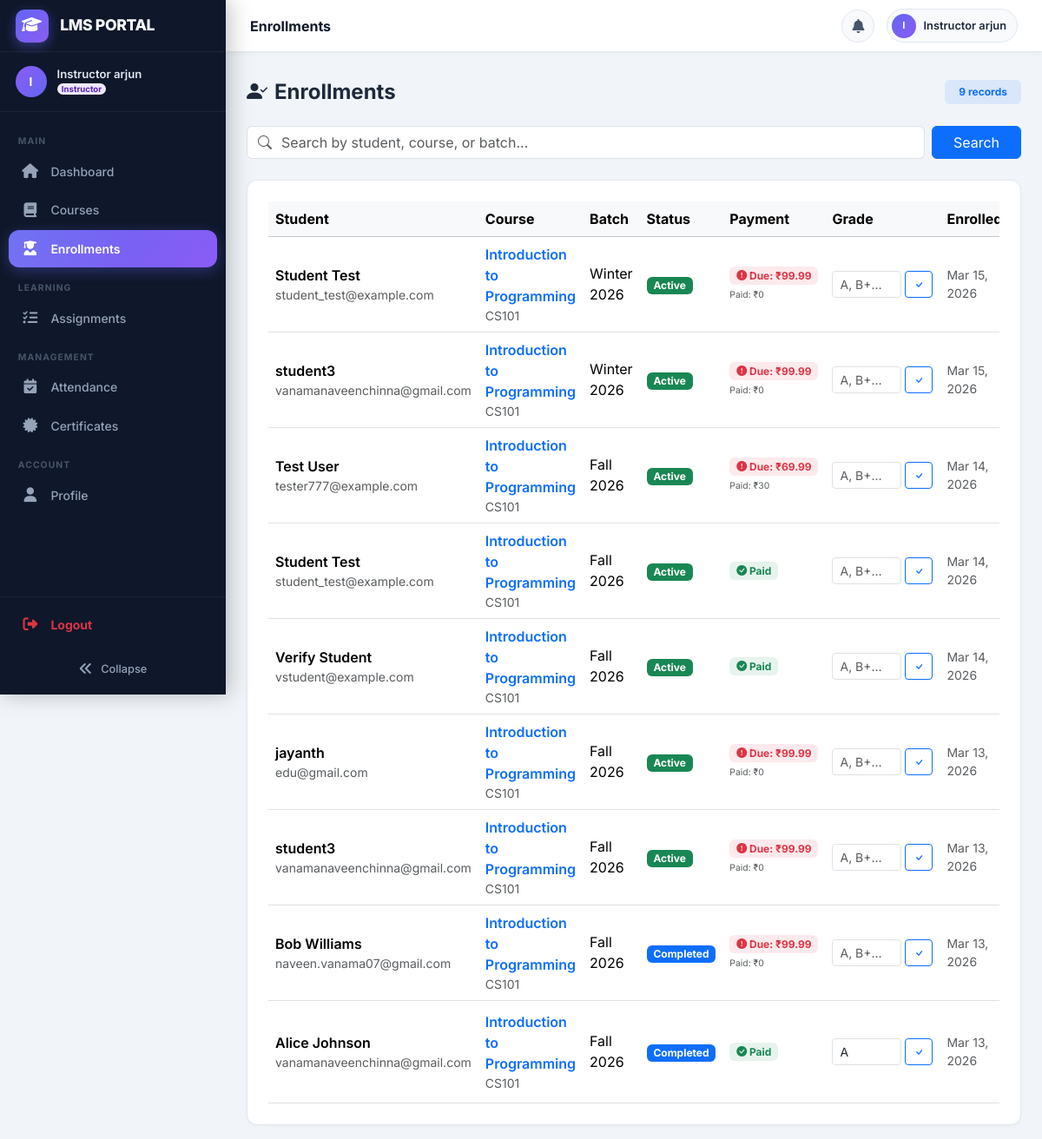
/enrollments/ (signed in), run on the app's committed database.
### users/models.py (models this page shows, shortened)
class CustomUser(AbstractUser):
    class Role(models.TextChoices):
        ADMIN = 'admin', 'Admin'
        INSTRUCTOR = 'instructor', 'Instructor'
        STUDENT = 'student', 'Student'
    role = models.CharField(
        max_length=20,
        choices=Role.choices,
        default=Role.STUDENT,
    )
    phone = models.CharField(max_length=20, blank=True)
    profile_picture = models.ImageField(
        upload_to='profile_pictures/', blank=True, null=True
    )
    bio = models.TextField(blank=True)
    date_of_birth = models.DateField(null=True, blank=True)
    otp = models.CharField(max_length=6, blank=True, null=True)
    otp_expiry = models.DateTimeField(null=True, blank=True)
    class Meta:
        verbose_name = 'User'
        verbose_name_plural = 'Users'
    @property
    def is_admin_role(self):
        return self.role == self.Role.ADMIN
    @property
    def is_instructor(self):
        return self.role == self.Role.INSTRUCTOR
    @property
    def is_student(self):
        return self.role == self.Role.STUDENT

### enrollments/models.py (models this page shows, shortened)
class Enrollment(models.Model):
    class Status(models.TextChoices):
        ACTIVE = 'active', 'Active'
        DROPPED = 'dropped', 'Dropped'
        COMPLETED = 'completed', 'Completed'
        WAITLISTED = 'waitlisted', 'Waitlisted'
        PENDING_PAYMENT = 'pending_payment', 'Pending Payment'
        PENDING_APPROVAL = 'pending_approval', 'Pending Approval'
    student = models.ForeignKey(
        settings.AUTH_USER_MODEL,
        on_delete=models.CASCADE,
        related_name='enrollments',
        limit_choices_to={'role': 'student'},
    )
    batch = models.ForeignKey(
        Batch,
        on_delete=models.CASCADE,
        related_name='enrollments',
    )
    status = models.CharField(max_length=20, choices=Status.choices, default=Status.ACTIVE)
    enrolled_at = models.DateTimeField(auto_now_add=True)
    grade = models.CharField(max_length=5, blank=True)   # e.g. A, B+, 85
    class Meta:
        unique_together = ('student', 'batch')
        ordering = ['-enrolled_at']
    @property
    def total_paid(self):
        from django.db.models import Sum
        result = self.payments.filter(status='completed').aggregate(total=Sum('amount'))['total']
        return result or 0
    @property
    def balance_due(self):
        return self.batch.course.price - self.total_paid
    @property
    def is_paid(self):
        return self.balance_due <= 0

### courses/models.py (models this page shows, shortened)
class Batch(models.Model):
    course = models.ForeignKey(Course, on_delete=models.CASCADE, related_name='batches')
    name = models.CharField(max_length=100)          # e.g. "Batch A", "Jan 2025"
    start_date = models.DateField()
    end_date = models.DateField()
    max_students = models.PositiveIntegerField(default=30)
    created_at = models.DateTimeField(auto_now_add=True)
    class Meta:
        ordering = ['-start_date']
        verbose_name_plural = 'Batches'

class Course(models.Model):
    class Status(models.TextChoices):
        ACTIVE = 'active', 'Active'
        INACTIVE = 'inactive', 'Inactive'
        ARCHIVED = 'archived', 'Archived'
    title = models.CharField(max_length=200)
    code = models.CharField(max_length=20, unique=True)
    description = models.TextField(blank=True)
    instructor = models.ForeignKey(
        settings.AUTH_USER_MODEL,
        on_delete=models.SET_NULL,
        null=True,
        related_name='courses_teaching',
        limit_choices_to={'role__in': ['instructor', 'admin']},
    )
    status = models.CharField(max_length=20, choices=Status.choices, default=Status.ACTIVE)
    thumbnail = models.ImageField(upload_to='course_thumbnails/', blank=True, null=True)
    credits = models.PositiveSmallIntegerField(default=3)
    price = models.DecimalField(max_digits=10, decimal_places=2, default=0.00)
    auto_revision_enabled = models.BooleanField(default=True)
    created_at = models.DateTimeField(auto_now_add=True)
    updated_at = models.DateTimeField(auto_now=True)
    class Meta:
        ordering = ['-created_at']

### enrollments/views.py (the view, shortened to what this page needs)
# urls.py: path('', views.enrollment_list, name='list'),
@login_required
def enrollment_list(request):
    query = request.GET.get('q', '')
    if request.user.is_student:
        enrollments = Enrollment.objects.filter(
            student=request.user
        ).select_related('batch__course', 'batch__course__instructor', 'certificate')
    elif request.user.is_instructor:
        enrollments = Enrollment.objects.filter(
            batch__course__instructor=request.user
        ).select_related('student', 'batch__course', 'certificate')
    else:
        enrollments = Enrollment.objects.select_related(
            'student', 'batch__course', 'certificate'
        ).order_by('-enrolled_at')
    return render(request, 'enrollments/enrollment_list.html', {
        'enrollments': enrollments,
        'query': query
    })

### templates/enrollments/enrollment_list.html (shortened to what this page needs)
{% extends 'base.html' %}
{% block content %}
<div class="d-flex align-items-center justify-content-between mb-4">
  <h4 class="fw-bold mb-0"><i class="bi bi-person-check-fill me-2"></i>Enrollments</h4>
  <span class="badge bg-primary bg-opacity-10 text-primary px-3 py-2">{{ enrollments|length }} record{{ enrollments|length|pluralize }}</span>
</div>
<div class="mb-4">
  <form method="get" class="d-flex gap-2">
    <div class="input-group">
      <span class="input-group-text bg-white border-end-0"><i class="bi bi-search text-muted"></i></span>
      <input type="text" name="q" value="{{ query }}" class="form-control border-start-0 ps-0" placeholder="Search by student, course, or batch..." aria-label="Search">
    </div>
    <button type="submit" class="btn btn-primary px-4">Search</button>
  </form>
</div>
<div class="page-card">
  <div class="table-responsive">
    <table class="table table-hover align-middle mb-0">
      <thead class="table-light">
        <tr>
          {% if not user.is_student %}<th>Student</th>{% endif %}
          <th>Course</th><th>Batch</th><th>Status</th><th>Payment</th><th>Grade</th><th>Enrolled</th>
        </tr>
      </thead>
      <tbody>
        {% for e in enrollments %}
        <tr>
          {% if not user.is_student %}
          <td>
            <div class="fw-semibold">{{ e.student.get_full_name|default:e.student.username }}</div>
            <div class="text-muted small">{{ e.student.email }}</div>
          </td>
          {% endif %}
          <td>
            <a href="{% url 'courses:detail' e.batch.course.pk %}" class="text-decoration-none fw-semibold">
              {{ e.batch.course.title }}
            </a>
            <div class="text-muted small">{{ e.batch.course.code }}</div>
          </td>
          <td>{{ e.batch.name }}</td>
          <td>
            <span class="badge {% if e.status == 'active' %}bg-success{% elif e.status == 'completed' %}bg-primary{% elif e.status == 'dropped' %}bg-danger{% elif e.status == 'pending_payment' or e.status == 'pending_approval' %}bg-warning text-dark{% else %}bg-secondary{% endif %}">
              {{ e.get_status_display }}
            </span>
          </td>
          <td>
            {% if e.is_paid %}
              <div class="d-flex align-items-center gap-2">
                <span class="badge bg-success bg-opacity-10 text-success"><i class="bi bi-check-circle-fill"></i> Paid</span>
              </div>
            {% elif e.batch.course.price > 0 %}
              {% if user.is_student %}
                <div class="d-flex flex-column gap-1">
                  <a href="{% url 'payments:checkout' e.pk %}" class="btn btn-sm btn-warning py-0 fs-7 fw-bold">Pay Balance &#8377;{{ e.balance_due }}</a>
                  <small class="text-muted" style="font-size: 0.65rem;">Paid: &#8377;{{ e.total_paid }}</small
                </div>
              {% else %}
                <div class="d-flex flex-column">
                  <span class="badge bg-danger bg-opacity-10 text-danger mb-1"><i class="bi bi-exclamation-circle-fill"></i> Due: &#8377;{{ e.balance_due }}</span>
                  <small class="text-muted" style="font-size: 0.65rem;">Paid: &#8377;{{ e.total_paid }}</small>
                </div>
{% endif %}
            {% else %}
              <span class="badge bg-light text-dark border">Free</span>
            {% endif %}
          </td>
          <td>
            {% if not user.is_student %}
            <form method="post" action="{% url 'enrollments:grade_update' e.pk %}" class="d-flex gap-1">
              <input type="text" name="grade" value="{{ e.grade }}" class="form-control form-control-sm" style="width:80px;" placeholder="A, B+&hellip;">
              <button type="submit" class="btn btn-sm btn-outline-primary"><i class="bi bi-check"></i></button>
            </form>
            {% endif %}
          </td>
          <td class="text-muted small">{{ e.enrolled_at|date:"M d, Y" }}</td>
        </tr>
        {% empty %}
        <tr><td colspan="7" class="text-center text-muted py-4">No enrollments found.</td></tr>
        {% endfor %}
      </tbody>
    </table>
  </div>
</div>
{% endblock %}

### templates/base.html (shortened to what this page needs)
<!DOCTYPE html>
<html lang="en">
<head>
  <link href="https://cdn.jsdelivr.net/npm/bootstrap@5.3.2/dist/css/bootstrap.min.css" rel="stylesheet" />
  <link href="https://cdn.jsdelivr.net/npm/bootstrap-icons@1.11.3/font/bootstrap-icons.css" rel="stylesheet" />
  <link rel="stylesheet" href="https://cdnjs.cloudflare.com/ajax/libs/font-awesome/6.5.0/css/all.min.css">
</head>
<body>
  {% if user.is_authenticated %}
  <nav class="sidebar" id="sidebar" role="navigation" aria-label="Main navigation">
    <a href="{% url 'users:dashboard' %}" class="sidebar-brand" tabindex="0">
      <div class="sidebar-brand-icon">
        <i class="fas fa-graduation-cap"></i>
      </div>
      <span class="sidebar-brand-text">LMS PORTAL</span>
    </a>
    <div class="sidebar-user">
      <div class="sidebar-user-avatar">
        {{ user.first_name|first|upper|default:user.username|first|upper }}
      </div>
      <div class="sidebar-user-info">
        <div class="sidebar-user-name">{{ user.get_full_name|default:user.username }}</div>
        <div class="sidebar-user-role">
          <span class="badge badge-role-{{ user.role }} rounded-pill" style="font-size:.6rem;padding:.2em .55em;">
            {{ user.get_role_display }}
          </span>
        </div>
      </div>
    </div>
    <div class="sidebar-content">
      <ul style="list-style:none;padding:0;margin:0;">
        <li class="sidebar-section">Main</li>
        <li class="sidebar-item">
          <a href="{% url 'users:dashboard' %}"
            class="sidebar-link {% if request.resolver_match.url_name == 'dashboard' %}sidebar-active{% endif %}"
            data-tooltip="Dashboard">
            <i class="fas fa-home sidebar-icon"></i>
            <span class="sidebar-label">Dashboard</span>
          </a>
        </li>
        <li class="sidebar-item">
          <a href="{% url 'courses:list' %}"
            class="sidebar-link {% if 'courses' in request.path and 'assignments' not in request.path %}sidebar-active{% endif %}"
            data-tooltip="Courses">
            <i class="fas fa-book sidebar-icon"></i>
            <span class="sidebar-label">Courses</span>
          </a>
        </li>
        <li class="sidebar-item">
          <a href="{% url 'enrollments:list' %}"
            class="sidebar-link {% if 'enrollments' in request.path %}sidebar-active{% endif %}"
            data-tooltip="Enrollments">
            <i class="fas fa-user-graduate sidebar-icon"></i>
            <span class="sidebar-label">Enrollments</span>
          </a>
        </li>
        <li class="sidebar-section">Learning</li>
        {% if user.role == 'instructor' or user.is_admin_role or user.is_superuser %}
        <li class="sidebar-item">
          <a href="{% url 'assignments:instructor_dashboard' %}"
            class="sidebar-link {% if 'assignments' in request.path %}sidebar-active{% endif %}"
            data-tooltip="Assignments">
            <i class="fas fa-tasks sidebar-icon"></i>
            <span class="sidebar-label">Assignments</span>
          </a>
        </li>
        {% endif %}
        {% if not user.is_student %}
        <li class="sidebar-section">Management</li>
        <li class="sidebar-item">
          <a href="{% url 'attendance:manage' %}"
            class="sidebar-link {% if 'attendance' in request.path %}sidebar-active{% endif %}"
            data-tooltip="Attendance">
            <i class="fas fa-calendar-check sidebar-icon"></i>
            <span class="sidebar-label">Attendance</span>
          </a>
        </li>
        <li class="sidebar-item">
          <a href="{% url 'certificates:list' %}"
            class="sidebar-link {% if 'certificates' in request.path %}sidebar-active{% endif %}"
            data-tooltip="Certificates">
            <i class="fas fa-certificate sidebar-icon"></i>
            <span class="sidebar-label">Certificates</span>
          </a>
        </li>
        {% endif %}
        <li class="sidebar-section">Account</li>
        <li class="sidebar-item">
          <a href="{% url 'users:profile' %}"
            class="sidebar-link {% if request.resolver_match.url_name == 'profile' %}sidebar-active{% endif %}"
            data-tooltip="Profile">
            <i class="fas fa-user sidebar-icon"></i>
            <span class="sidebar-label">Profile</span>
          </a>
        </li>
      </ul>
    </div>
    <div class="sidebar-footer">
      {% if request.user.is_authenticated %}
      <ul style="list-style:none;padding:0;margin:0 0 10px 0;">
        <li class="sidebar-item" style="padding:0;">
          <a href="{% url 'users:logout' %}" class="sidebar-link logout-link text-danger" data-tooltip="Logout">
            <i class="fas fa-sign-out-alt sidebar-icon text-danger"></i>
            <span class="sidebar-label fw-bold">Logout</span>
          </a>
        </li>
      </ul>
      {% endif %}
      <button id="sidebarCollapseBtn" title="Toggle sidebar">
        <i class="fas fa-angle-double-left"></i>
        <span class="sidebar-collapse-label">Collapse</span>
      </button>
    </div>
  </nav>
  <div id="main">
    <header id="topbar">
      <div class="topbar-left">
        <span class="topbar-title d-none d-md-block" id="topbarTitle"></span>
      </div>
      <div class="topbar-right">
        <div class="dropdown" id="notificationDropdown">
          <button class="notif-btn" type="button" data-bs-toggle="dropdown" aria-expanded="false"
            aria-label="Notifications">
            <i class="fas fa-bell"></i>
          </button>
        </div>
        <a href="{% url 'users:profile' %}" class="user-chip" title="My Profile">
          <div class="user-chip-avatar">
            {{ user.first_name|first|upper|default:user.username|first|upper }}
          </div>
          <span class="user-chip-name d-none d-sm-block">{{ user.get_full_name|default:user.username }}</span>
        </a>
      </div>
    </header>
    <div class="container-fluid px-4 pt-3">
    </div>
    <div class="container-fluid px-4 py-3 flex-grow-1">
      {% endif %}
      {% block content %}{% endblock %}
      {% if user.is_authenticated %}
    </div>
  </div>
  {% else %}
    {% if not no_container %}</div>{% endif %}
  {% endif %}
</body>
</html>

### data on the page
CustomUser: first_name|first "I", get_full_name "Instructor arjun", role "Instructor"
Enrollment: student.get_full_name "Student Test", student.email "student_test@example.com", batch.course "Introduction to Programming", batch.course.code "CS101", batch.name "Winter 2026", status "Active", balance_due "99.99", total_paid "0", enrolled_at "Mar 15, 2026"
Enrollment: student.get_full_name "student3", student.email "vanamanaveenchinna@gmail.com", batch.course "Introduction to Programming", batch.course.code "CS101", batch.name "Winter 2026", status "Active", balance_due "99.99", total_paid "0", enrolled_at "Mar 15, 2026"
Enrollment: student.get_full_name "Test User", student.email "tester777@example.com", batch.course "Introduction to Programming", batch.course.code "CS101", batch.name "Fall 2026", status "Active", balance_due "69.99", total_paid "30", enrolled_at "Mar 14, 2026"
Enrollment: student.get_full_name "Student Test", student.email "student_test@example.com", batch.course "Introduction to Programming", batch.course.code "CS101", batch.name "Fall 2026", status "Active", shows "Paid", enrolled_at "Mar 14, 2026"
Enrollment: student.get_full_name "Verify Student", student.email "vstudent@example.com", batch.course "Introduction to Programming", batch.course.code "CS101", batch.name "Fall 2026", status "Active", shows "Paid", enrolled_at "Mar 14, 2026"
Enrollment: student.get_full_name "jayanth", student.email "edu@gmail.com", batch.course "Introduction to Programming", batch.course.code "CS101", batch.name "Fall 2026", status "Active", balance_due "99.99", total_paid "0", enrolled_at "Mar 13, 2026"
Enrollment: student.get_full_name "student3", student.email "vanamanaveenchinna@gmail.com", batch.course "Introduction to Programming", batch.course.code "CS101", batch.name "Fall 2026", status "Active", balance_due "99.99", total_paid "0", enrolled_at "Mar 13, 2026"
Enrollment: student.get_full_name "Bob Williams", student.email "naveen.vanama07@gmail.com", batch.course "Introduction to Programming", batch.course.code "CS101", batch.name "Fall 2026", status "Completed", balance_due "99.99", total_paid "0", enrolled_at "Mar 13, 2026"
Enrollment: student.get_full_name "Alice Johnson", student.email "vanamanaveenchinna@gmail.com", batch.course "Introduction to Programming", batch.course.code "CS101", batch.name "Fall 2026", status "Completed", shows "Paid", grade "A", enrolled_at "Mar 13, 2026"

### other printed values
{{ enrollments|length }} "9"
